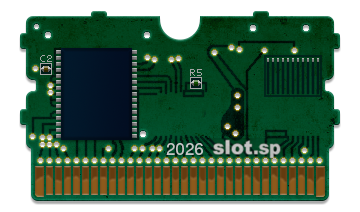
#> input picture assets/board.png, 360 x 212 px, given in place of bootlogo.bmp, which was not available
$ python extract-wordmark.py
#> lines starting #> are read from the running program, lines starting #| are printed output that depends on the picture; after the words box and inside, x2 and y2 are one past the last pixel; in counts of white or black regions, pixels touching at a corner belong together; pictures that were not available may be replaced by others from this repository, and a replacement may not be noted
#!/usr/bin/env python3
"""Extract the exact firmware wordmark with smooth transparency, without retyping it."""
from pathlib import Path
import argparse
from PIL import Image

root = Path(__file__).resolve().parents[1]
p = argparse.ArgumentParser(description=__doc__)
p.add_argument('--output', type=Path, default=root / 'site/docs/assets/wordmark.png')
args = p.parse_args()
image = Image.open(root / 'card/System/bootlogo.bmp').convert('RGB')
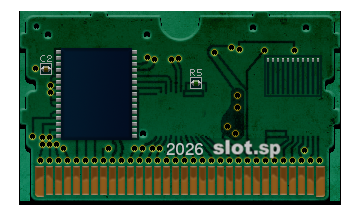
#> image: PIL image 360x212 RGB; mean R, G, B 65.1, 101.1, 77.7
background, ink = image.getpixel((0, 0)), (246, 247, 242)
#> background = (255, 255, 255); ink = (246, 247, 242)
delta = [f - b for f, b in zip(ink, background)]
#> delta = [-9, -8, -13]
norm = sum(d * d for d in delta)
#> norm = 314
alpha = Image.new('L', image.size)
#> alpha: PIL image 360x212 L; every value is 0
for y in range(image.height):
    for x in range(image.width):
        pixel = image.getpixel((x, y))
        coverage = sum((c - b) * d for c, b, d in zip(pixel, background, delta)) / norm
        alpha.putpixel((x, y), round(255 * max(0, min(1, coverage))))
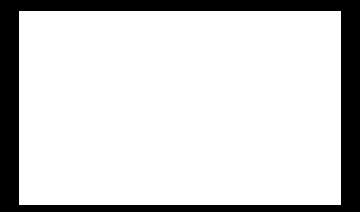
#> alpha: PIL image 360x212 L; 81.9% white; 1 black region, box (x1, y1, x2, y2) and area: (0, 0, 360, 212) 13852
result = Image.new('RGBA', image.size, ink + (255,))
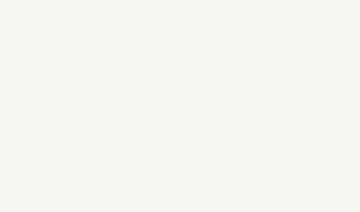
#> result: PIL image 360x212 RGBA; mean R, G, B, A 246, 247, 242, 255
result.putalpha(alpha)
result = result.crop(result.getbbox())
#> result: PIL image 322x194 RGBA
args.output.parent.mkdir(parents=True, exist_ok=True)
result.save(args.output)
print(f'Extracted firmware wordmark: {result.width}×{result.height}')
#| Extracted firmware wordmark: 322×194
